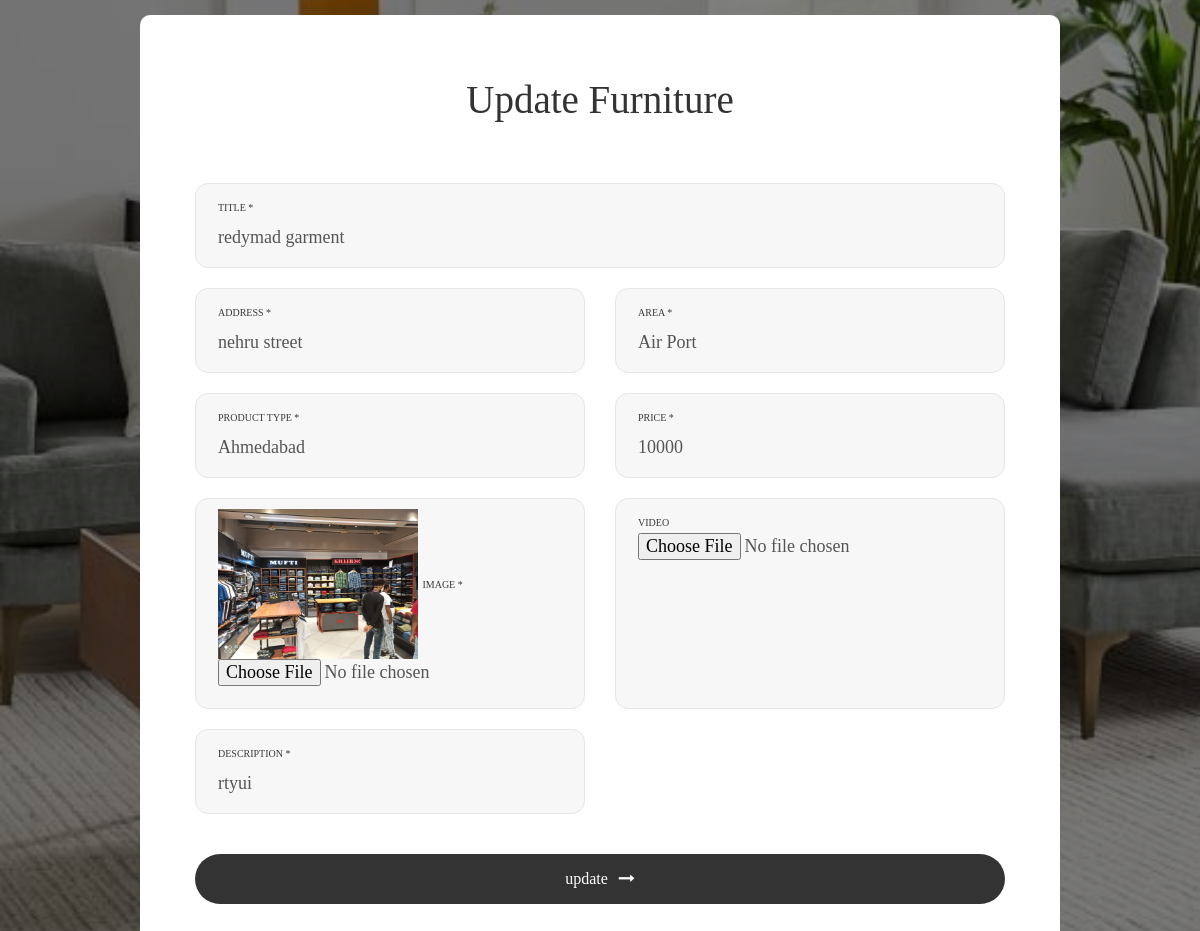
The app's page /Update_Owner_Property/4/ (signed in) with its own data.
### mainapp/models.py (models this page shows, shortened)
class ListingModel(models.Model):
    email_id = models.CharField(max_length=50,blank=True, null=True)
    view_count = models.IntegerField(default = 0)
    title = models.CharField(max_length=50)
    address = models.TextField(max_length=200)
    beds_qty = models.IntegerField(default=0)
    baths_qty = models.IntegerField(default=0)
    sqrft = models.IntegerField(default=0)
    price = models.IntegerField(default=0)
    image = models.ImageField(upload_to = "images/")
    video=models.FileField(upload_to="video/",default='',null=True,blank=True)
    description = models.TextField(max_length=500)
    country = models.CharField("Area",max_length=50)
    city_type = models.CharField(max_length=50)
    property_id = models.IntegerField(default=0)
    rooms = models.IntegerField(default=0)
    AC = models.BooleanField(default=False)
    builtin_wardrobe = models.BooleanField(default=False)
    dish_washer = models.BooleanField(default=False)
    floor_covering = models.BooleanField(default=False)
    medical = models.BooleanField(default=False)
    fencing = models.BooleanField(default=False)
    internet = models.BooleanField(default=False)
    verified = models.BooleanField(default=False)
    available = models.BooleanField(default=True)

### mainapp/views.py (the view, shortened to what this page needs)
# urls.py: path('Update_Owner_Property/<int:id>/',Update_Owner_Property,name='Update_Owner_Property'),
def Update_Owner_Property(request,id):
    if 'Owneremail' in request.session.keys():
        obj = ListingModel.objects.get(id=id)
        user_model = OwnerDetails.objects.get(Owneremail=request.session['Owneremail'])
        return render(request, 'owner_add_list.html',{'obj':obj,'owner_data':user_model})
    else:
        return redirect('ownerlogin')

### mainapp/templates/owner_add_list.html (shortened to what this page needs)
{% load static %}
<!DOCTYPE html>
<html lang="en">
<head>
	<link rel="stylesheet" type="text/css" href="{% static 'addlist/vendor/bootstrap/css/bootstrap.min.css' %}">
	<link rel="stylesheet" type="text/css" href="{% static 'addlist/fonts/font-awesome-4.7.0/css/font-awesome.min.css' %}">
	<link rel="stylesheet" type="text/css" href="{% static 'addlist/fonts/iconic/css/material-design-iconic-font.min.css' %}">
	<link rel="stylesheet" type="text/css" href="{% static 'addlist/vendor/animate/animate.css' %}">
	<link rel="stylesheet" type="text/css" href="{% static 'addlist/vendor/css-hamburgers/hamburgers.min.css' %}">
	<link rel="stylesheet" type="text/css" href="{% static 'addlist/vendor/animsition/css/animsition.min.css' %}">
	<link rel="stylesheet" type="text/css" href="{% static 'addlist/vendor/select2/select2.min.css' %}">
	<link rel="stylesheet" type="text/css" href="{% static 'addlist/vendor/daterangepicker/daterangepicker.css' %}">
	<link rel="stylesheet" type="text/css" href="{% static 'addlist/vendor/noui/nouislider.min.css' %}">
	<link rel="stylesheet" type="text/css" href="{% static 'addlist/css/util.css' %}">
	<link rel="stylesheet" type="text/css" href="{% static 'addlist/css/main.css' %}">
</head>
<body>
	<div class="container-contact100">
		<div class="wrap-contact100">
			<form class="contact100-form validate-form" method="POST" enctype="multipart/form-data">
				<span class="contact100-form-title">
					{% if obj %}
					Update Furniture
					{% else %}
					Add Furniture
					{% endif %}
				</span>
				<div class="wrap-input100 validate-input bg1" data-validate="Please Type Title">
					<span class="label-input100">TITLE *</span>
					<input class="input100" type="text" name="title" value="{{ obj.title }}" placeholder="Enter Title">
				</div>
				<div class="wrap-input100 bg1 rs1-wrap-input100">
					<span class="label-input100">Address *</span>
					<input class="input100" type="text" name="address" value="{{ obj.address }}" placeholder="Enter adress">
				</div>
                <div class="wrap-input100 bg1 rs1-wrap-input100">
					<span class="label-input100">Area *</span>
					<input class="input100" type="text" name="country" value="{{ obj.country }}" placeholder="Enter Area">
				</div>
                <div class="wrap-input100 bg1 rs1-wrap-input100">
					<span class="label-input100">Product Type *</span>
					<input class="input100" type="text" name="city_type" value="{{ obj.city_type }}" placeholder="Enter Typr">
				</div>
                <div class="wrap-input100 bg1 rs1-wrap-input100">
					<span class="label-input100">price *</span>
					<input class="input100" type="number" name="price" value="{{ obj.price }}" placeholder="Enter Price">
				</div>
                <div class="wrap-input100 bg1 rs1-wrap-input100">
					{% if obj %}
						<img src="{{ obj.image.url }}" width="200px">
					{% endif %}
					<span class="label-input100">Image *</span>
					<input class="input100" type="file" name="image">
				</div>
				<div class="wrap-input100 bg1 rs1-wrap-input100">
					<span class="label-input100">Video </span>
					<input class="input100" type="file" name="video">
				</div>
                <div class="wrap-input100 bg1 rs1-wrap-input100">
					<span class="label-input100">Description *</span>
					<input class="input100" type="text" name="description" value="{{ obj.description }}" placeholder="Enter Description">
				</div>
				<div class="container-contact100-form-btn">
					<button class="contact100-form-btn" type="submit">
						<span>
							{% if obj %}
							update
							{% else %}
							Submit
							{% endif %}
							<i class="fa fa-long-arrow-right m-l-7" aria-hidden="true"></i>
						</span>
					</button>
				</div>
			</form>
		</div>
	</div>
</body>
</html>

### mainapp/static/addlist/css/main.css (style rules this page uses)
* { margin: 0px; padding: 0px; box-sizing: border-box; }
body, html { height: 100%; font-family: Poppins-Regular, sans-serif; }
input { outline: none; border: none; }
input[type="number"] { -moz-appearance: textfield; appearance: none; -webkit-appearance: none; }
button { outline: none !important; border: none; background: transparent; }
.bg1 { background-color: #f7f7f7; }
.container-contact100 { width: 100%; min-height: 100vh; display: -webkit-box; display: -webkit-flex; display: -moz-box; display: -ms-flexbox; display: flex; flex-wrap: wrap; justify-content: center; align-items: center; padding: 15px; background: #e6e6e6; }
.wrap-contact100 { width: 920px; background: #fff; border-radius: 10px; overflow: hidden; padding: 62px 55px 90px 55px; }
.contact100-form { width: 100%; display: -webkit-box; display: -webkit-flex; display: -moz-box; display: -ms-flexbox; display: flex; flex-wrap: wrap; justify-content: space-between; }
.contact100-form-title { display: block; width: 100%; font-family: Montserrat-Black; font-size: 39px; color: #333333; line-height: 1.2; text-align: center; padding-bottom: 59px; }
.wrap-input100 { width: 100%; position: relative; border: 1px solid #e6e6e6; border-radius: 13px; padding: 10px 30px 9px 22px; margin-bottom: 20px; }
.rs1-wrap-input100 { width: calc((100% - 30px) / 2); }
.label-input100 { font-family: Montserrat-SemiBold; font-size: 10px; color: #393939; line-height: 1.5; text-transform: uppercase; }
.input100 { display: block; width: 100%; background: transparent; font-family: Montserrat-SemiBold; font-size: 18px; color: #555555; line-height: 1.2; padding-right: 15px; }
input.input100 { height: 40px; }
.container-contact100-form-btn { display: -webkit-box; display: -webkit-flex; display: -moz-box; display: -ms-flexbox; display: flex; flex-wrap: wrap; justify-content: center; padding-top: 20px; width: 100%; }
.contact100-form-btn { display: -webkit-box; display: -webkit-flex; display: -moz-box; display: -ms-flexbox; display: flex; justify-content: center; align-items: center; padding: 0 20px; width: 100%; height: 50px; background-color: #333333; border-radius: 25px; font-family: Montserrat-Medium; font-size: 16px; color: #fff; line-height: 1.2; -webkit-transition: all 0.4s; -o-transition: all 0.4s; -moz-transition: all 0.4s; transition: all 0.4s; }
.contact100-form-btn i { -webkit-transition: all 0.4s; -o-transition: all 0.4s; -moz-transition: all 0.4s; transition: all 0.4s; }
.validate-input { position: relative; }

### mainapp/templates/owner_add_list.html (style rules this page uses)
body { background-image: linear-gradient(rgba(0, 0, 0, 0.5), rgba(0, 0, 0, 0.5)), url('../static/assets/images/property_add.jpg'); background-size: cover; background-position: left; background-color: transparent !important; background-attachment:fixed; }
.container-contact100 { background-color: transparent !important; }
input[type=number] { -moz-appearance:textfield; }

### records on screen
ListingModel: title "redymad garment", address "nehru street", country "Air Port", city_type "Ahmedabad", price "10000", image (picture), description "rtyui"
